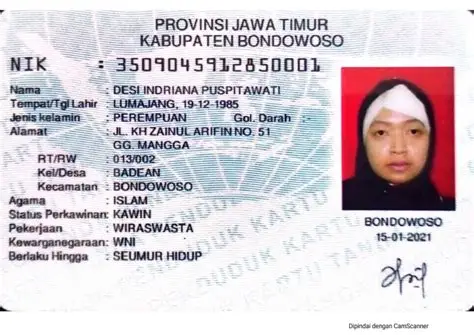
#> input picture storage/app/public_submissions/1/FOTO_DIRI_1773050631.jpg, 474 x 335 px
$ python -i ocr_enhancements.py   (imports and definitions only)
#> lines starting #> are read from the running program, lines starting #| are printed output that depends on the picture
#!/usr/bin/env python3
"""
OCR Enhancement Module for app.py
===================================

This module contains enhancements untuk:
1. NIK validation dengan Indonesian rules
2. Enhanced confidence scoring dengan context
3. Post-processing validation logic

Integration:
- Add these methods to OCREngine class in app.py
- Update score_result() to use calculate_field_confidence()
- Update validate_result() to use validate_nik_format()
"""

import re
from typing import Optional, Dict, Tuple

# ═════════════════════════════════════════════════════════════════════════════
# ENHANCEMENT A: NIK Validation Intelligence
# ═════════════════════════════════════════════════════════════════════════════

class NIKValidator:
    """Validasi NIK dengan Indonesian rules."""

    # Valid Indonesia province codes (01-34)
    VALID_PROVINCES = set(str(i).zfill(2) for i in range(1, 35))

    # [95 lines left out: functions validate_format, get_confidence_boost, not called in this run]


# ═════════════════════════════════════════════════════════════════════════════
# ENHANCEMENT B: Enhanced Confidence Scoring
# ═════════════════════════════════════════════════════════════════════════════

class FieldConfidenceCalculator:
    """Calculate field confidence dengan domain knowledge."""

    # [85 lines left out: functions calculate_field_confidence, _boost_nik_confidence, _is_valid_date_format, _is_valid_name_pattern, _is_valid_place_name, _is_valid_location_name, not called in this run]


# ═════════════════════════════════════════════════════════════════════════════
# ENHANCEMENT C: Post-Processing Validation
# ═════════════════════════════════════════════════════════════════════════════

class PostProcessingValidator:
    """Post-processing validation untuk extracted fields."""

    # [114 lines left out: functions validate_and_fix_result, _fix_nik_duplicates, _normalize_date_format, _clean_address_field, _clean_generic_field, not called in this run]


# ═════════════════════════════════════════════════════════════════════════════
# ENHANCEMENT D: Name OCR Correction & Fuzzy Matching
# ═════════════════════════════════════════════════════════════════════════════

class NameCorrectionEngine:
    """Correct known OCR typos in Indonesian names."""

    # Common OCR confusions in Indonesian context
    CORRECTION_MAP = {
        # Consonant confusions (very common in poor quality)
        'OWE': 'DWI',      # O→D, W→I (very common in serif fonts)
        'OWI': 'DWI',      # O→D
        'DWI': 'DWI',      # Correct (no change)
        'WHI': 'DWI',      # W→D confusion

        # Suffix confusions
        'HARUIYANJAYA': 'HARDIYANJAYA',  # U→D in diphthong (ah vs ad)
        'HARDIYANJAYA': 'HARDIYANJAYA',  # Correct
        'HARUDIYANJAYA': 'HARDIYANJAYA', # Extra D
        'HARIJANJAYA': 'HARDIYANJAYA',   # Missing DY

        # Common first letters
        'RINI': 'RINA',    # A→I confusion
        'DES': 'DESI',     # I→missing
        'SITI': 'SITI',    # Correct (no change)
    }

    # [63 lines left out: functions correct_name, fuzzy_match, get_confidence_boost, not called in this run]


# ═════════════════════════════════════════════════════════════════════════════
# ENHANCEMENT E: Aggressive Preprocessing for Low Quality Images
# ═════════════════════════════════════════════════════════════════════════════

# [118 lines that did not run here, left out]


# ═════════════════════════════════════════════════════════════════════════════
# IMPLEMENTATION GUIDE
# ═════════════════════════════════════════════════════════════════════════════

"""
To use these enhancements in app.py:

1. Import this module at top of app.py:
   from ocr_enhancements import NIKValidator, FieldConfidenceCalculator, PostProcessingValidator

2. Update score_result() method:
   @staticmethod
   def score_result(result: dict) -> float:
       # ... existing code ...
       # Add confidence calculation before returning
       fields = result.get('fields', {})
       confidence = result.get('confidence', {})

       # Recalculate confidence with enhancements
       for field in fields:
           if field in confidence:
               enhanced_conf = FieldConfidenceCalculator.calculate_field_confidence(
                   field,
                   fields[field],
                   confidence[field]
               )
               confidence[field] = enhanced_conf

       result['confidence'] = confidence
       return score

3. Update _parse_fields() method:
   # At the end of field extraction
   # Apply post-processing validation
   result = {
       'fields': fields,
       'confidence': conf,
       # ... other fields ...
   }
   result = PostProcessingValidator.validate_and_fix_result(result)

   return result['fields'], result['confidence']

4. Add to validate_result():
   def validate_result(self, result: dict) -> bool:
       # Validate NIK if present
       if 'nik' in result.get('fields', {}):
           is_valid, error = NIKValidator.validate_format(result['fields']['nik'])
           if not is_valid:
               logger.warning(f"Invalid NIK: {error}")
               # Can still return True if other fields are good
       return True
"""

# [27 lines not run here, left out]

>>> import cv2
>>> picture = cv2.imread('../storage/app/public_submissions/1/FOTO_DIRI_1773050631.jpg', cv2.IMREAD_GRAYSCALE)
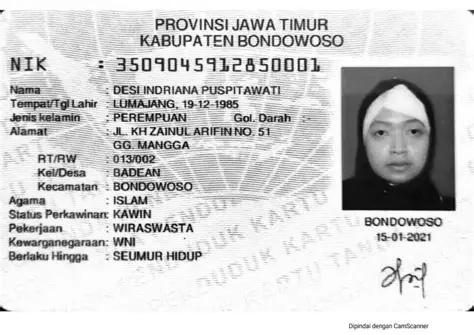
#> picture: shape (335, 474); min 0, max 255, mean 207.5
#> (the run stopped early here; a loop or call above may not have finished)

$ run again, on storage/app/public_submissions/1/AKTA_CERAI_1773050631.jpg
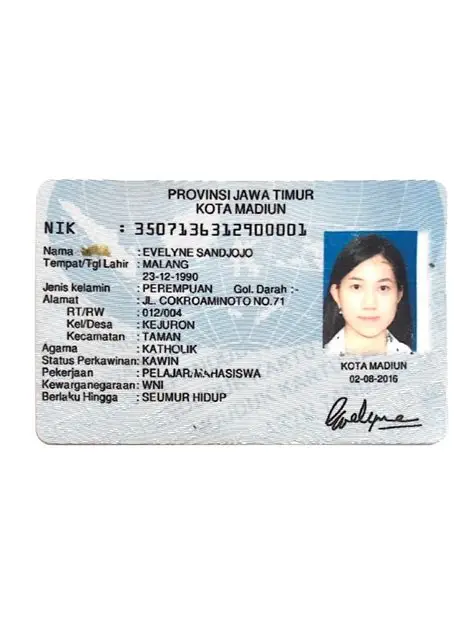
#> input picture storage/app/public_submissions/1/AKTA_CERAI_1773050631.jpg, 474 x 632 px
#> `picture = cv2.imread('../storage/app/public_submissions/1/FOTO_DIRI_17..`:
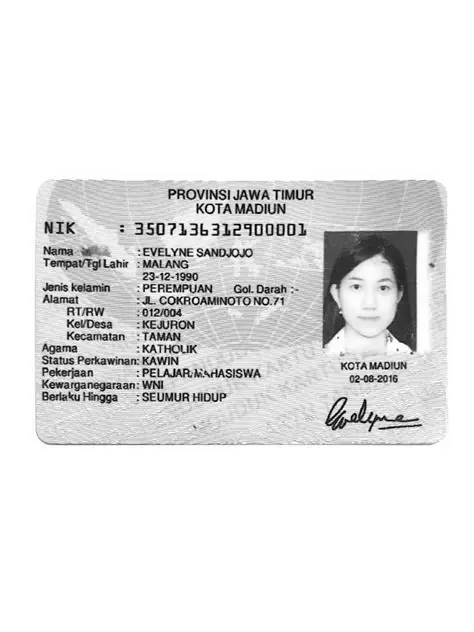
#> picture: shape (632, 474); min 0, max 255, mean 231.1

$ run again, on storage/app/public_submissions/1/KK_1773050631.jpg
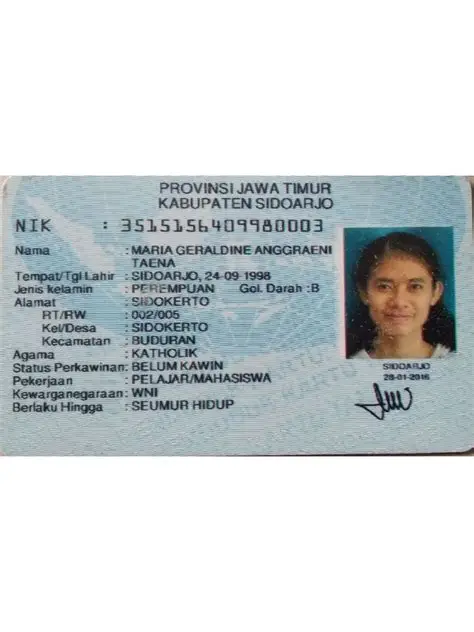
#> input picture storage/app/public_submissions/1/KK_1773050631.jpg, 474 x 632 px
#> `picture = cv2.imread('../storage/app/public_submissions/1/FOTO_DIRI_17..`:
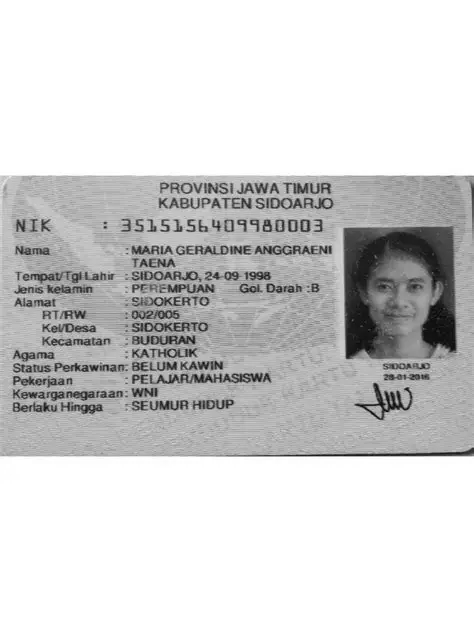
#> picture: shape (632, 474); min 2, max 255, mean 210

$ run again, on storage/app/public_submissions/1/KTP_1773050630.jpg
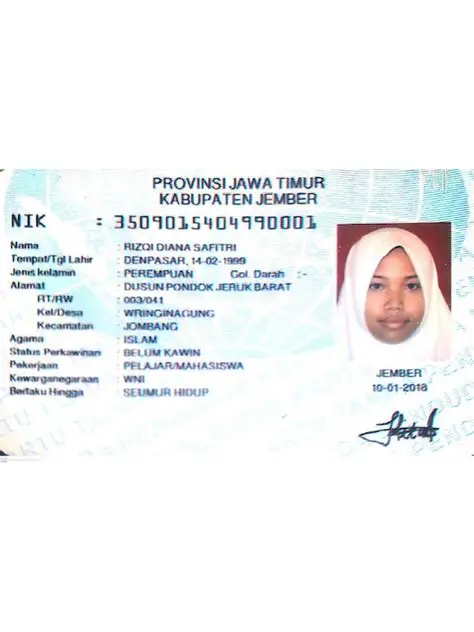
#> input picture storage/app/public_submissions/1/KTP_1773050630.jpg, 474 x 632 px
#> `picture = cv2.imread('../storage/app/public_submissions/1/FOTO_DIRI_17..`:
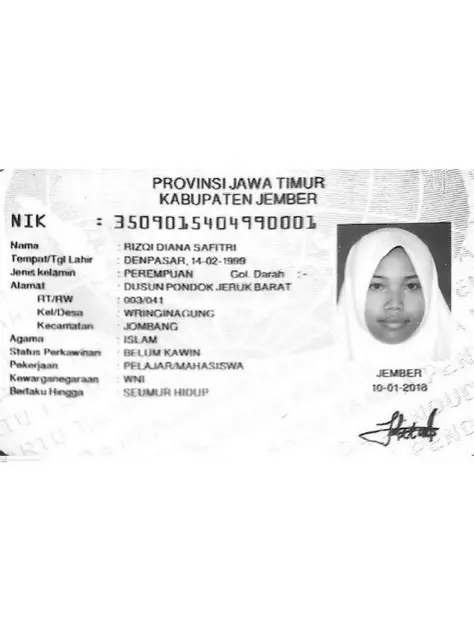
#> picture: shape (632, 474); min 4, max 255, mean 242.2
